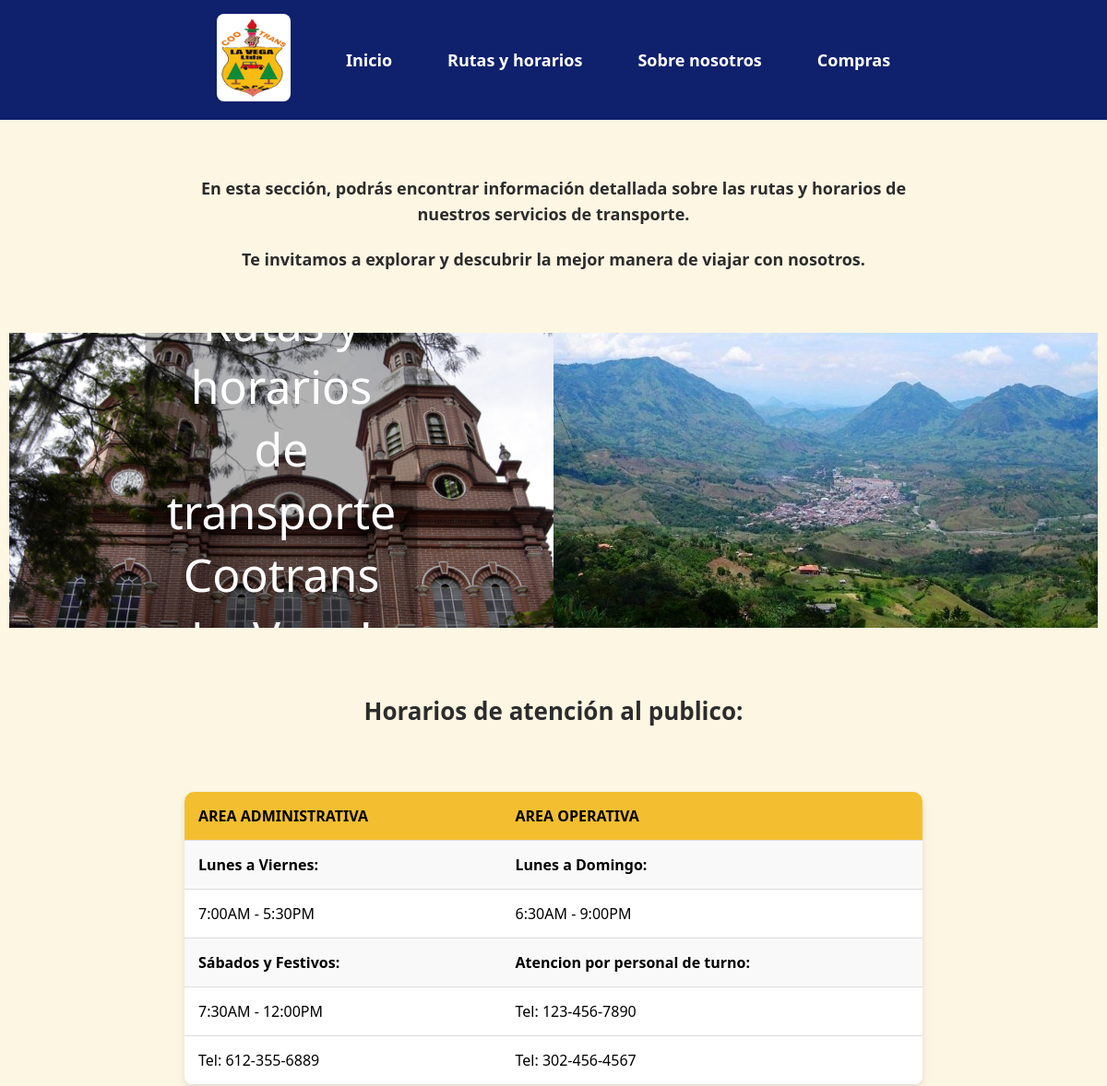
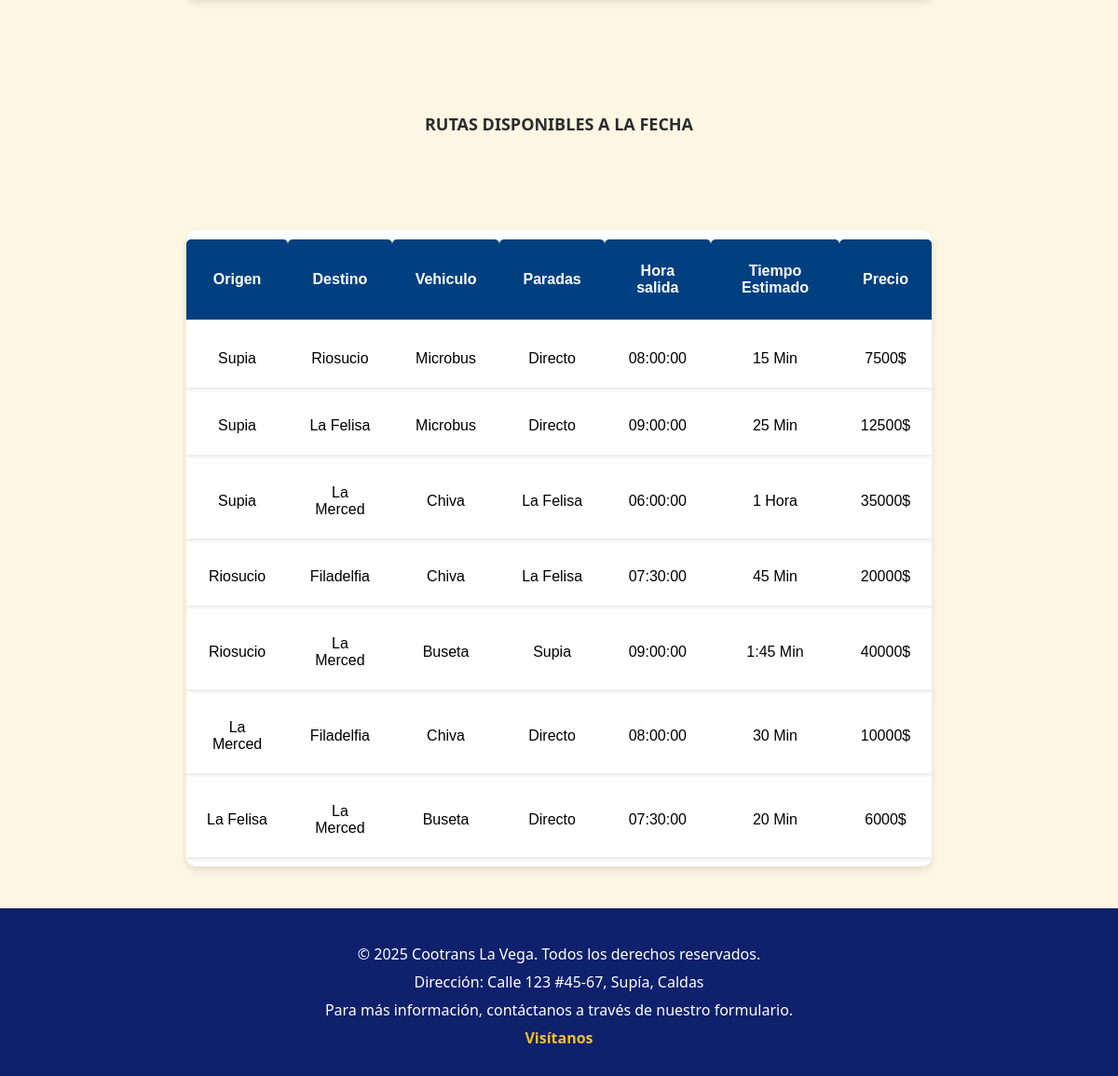
/Rutas_Horarios.php, run on the app's committed database (2 pictures, top to bottom).
### tables this page shows
CREATE TABLE `rutas` (
  `id` int(12) NOT NULL,
  `origen` varchar(60) NOT NULL,
  `destino` varchar(60) NOT NULL,
  `vehiculo` varchar(20) NOT NULL,
  `paradas` varchar(60) NOT NULL,
  `hora` time NOT NULL,
  `tiempo` varchar(30) NOT NULL,
  `precio` decimal(12,0) NOT NULL
);

### funciones.php (the view, shortened to what this page needs)
<?php
    function cargar_links() {
        echo '
        <link rel="stylesheet" href="css/Global.css">
        <link rel="stylesheet" href="css/Header.css">
        <link rel="stylesheet" href="css/Ilustraciones.css">
        <link rel="stylesheet" href="css/Footer.css">
        <link rel="stylesheet" href="css/Parrafos.css">
        <link rel="stylesheet" href="css/Formulario.css">
        <link rel="stylesheet" href="css/Mision_Vision.css">
        <link rel="stylesheet" href="css/Rutas.css">
        <link rel="icon" href="img/Logo_CootransLaVega.png">
        ';
    }
    function cargar_navegador() {
        echo '
        <header>
            <nav>
            <ul id="menu_nav">
                <li><img id="logo" src="img/Logo_CootransLaVega.png" alt="Logo Cootrans La Vega"></li>
                <li><a href="Index.php">Inicio</a></li>
                <li><a href="Rutas_Horarios.php">Rutas y horarios</a></li>
                <li><a href="Contacto.php">Sobre nosotros</a></li>
                <li><a href="reservas.php">Compras</a></li>
            </ul>
            </nav>
        </header>
        ';
    }
    function cargar_footer() {
        echo '
        <footer>
            <p>© 2025 Cootrans La Vega. Todos los derechos reservados.</p>
            <p>Dirección: Calle 123 #45-67, Supía, Caldas</p>
            <p>Para más información, contáctanos a través de nuestro formulario.</p>
            <a href="https://cootranslavega.com/">Visítanos</a>
        </footer>
        ';
    }
    function mostrar_rutas(){
        $conexion = mysqli_connect("localhost","root","12345678","registro_web");
        $query = "SELECT * FROM rutas";
        $result = mysqli_query($conexion, $query);
        if($result){
            while($row = $result->fetch_array()){
                $origen = $row['origen'];
                $destino = $row['destino'];
                $vehiculo = $row['vehiculo'];
                $paradas = $row['paradas'];
                $hora = $row['hora'];
                $tiempo = $row['tiempo'];
                $precio = $row['precio'];
                echo " <tr>
                        <td>$origen</td>
                        <td>$destino</td>
                        <td>$vehiculo</td>
                        <td>$paradas</td>
                        <td>$hora</td>
                        <td>$tiempo</td>
                        <td>$precio$</td>
                    </tr>";
            }
        }
    }
?>

### Rutas_Horarios.php (shortened to what this page needs)
<!DOCTYPE html>
<html lang="es">
<head>
<?php include 'funciones.php';
          cargar_links();
    ?>
</head>
<body>
    <?php cargar_navegador(); ?>
    <div class="contenido_dos">
        <p>En esta sección, podrás encontrar información detallada sobre las rutas y horarios de nuestros servicios de transporte.</p>
        <p>Te invitamos a explorar y descubrir la mejor manera de viajar con nosotros.</p>
    </div>
    <section class="contenedor">
        <div class="imagen_text">
            <img src="Img/Ilustracion3.jpg">
            <div class="Texto">Rutas y horarios de transporte Cootrans La Vega!</div>
        </div>
        <div class="imagen-simple">
            <img src="Img/Ilustracion4.jpg">
        </div>
    </section>
    <div class="contenido_uno">
      <h2>Horarios de atención al publico:</h2>
      <table>
        <thead>
          <tr>
            <th>AREA ADMINISTRATIVA</th>
            <th>AREA OPERATIVA</th>
          </tr>
        </thead>
        <tbody>
            <tr>
                <th>Lunes a Viernes:</th>
                <th>Lunes a Domingo:</th>
            </tr>
            <tr>
                <td>7:00AM - 5:30PM</td>
                <td>6:30AM - 9:00PM</td>
            </tr>
            <tr>
                <th>Sábados y Festivos:</th>
                <th>Atencion por personal de turno:</th>
            </tr>
            <tr>
                <td>7:30AM - 12:00PM</td>
                <td>Tel: 123-456-7890</td>
            </tr>
            <tr>
                <td>Tel: 612-355-6889</td>
                <td>Tel: 302-456-4567</td>
            </tr>
      </table>
    </div>
    <div class="contenido_dos">
        <p>RUTAS DISPONIBLES A LA FECHA</p>
    </div>
    <div class="ruta">
        <table>
            <thead>
                <tr>
                    <th>Origen</th>
                    <th>Destino</th>
                    <th>Vehiculo</th>
                    <th>Paradas</th>
                    <th>Hora salida</th>
                    <th>Tiempo Estimado</th>
                    <th>Precio</th>
                </tr>
            </thead>
            <tbody>
              <?php mostrar_rutas(); ?>
            </tbody>
        </table>
    </div>
    <?php cargar_footer(); ?>
</body>
</html>

### css/Global.css (style rules this page uses)
body { background-color: #fdf6e3; font-family: 'Segoe UI', Tahoma, Geneva, Verdana, sans-serif; }

### css/Header.css (style rules this page uses)
header { background-color: #0F206C; padding: 15px 0; box-shadow: 0 2px 5px rgba(0, 0, 0, 0.1); }
#menu_nav { display: flex; justify-content: center; align-items: center; gap: 60px; list-style: none; margin: 0; padding: 0; font-family: 'Segoe UI', Tahoma, Geneva, Verdana, sans-serif; }
#logo { background-color: #ffffff; padding: 5px; border-radius: 8px; width: 70px; height: auto; }
#menu_nav li a { text-decoration: none; color: #ffffff; font-weight: 600; font-size: 18px; transition: color 0.3s ease; }

### css/Ilustraciones.css (style rules this page uses)
.contenedor { display: flex; width: auto; height: 40vh; padding: 10px; text-align: center; }
.imagen_text, .imagen-simple { position: relative; width: 50%; height: 100%; overflow: hidden; }
.imagen_text img, .imagen-simple img { width: 100%; height: 100%; object-fit: cover; }
.Texto { position: absolute; top: 50%; left: 50%; transform: translate(-50%, -50%); color: #FFFFFF; font-size: 50px; padding: 10px 20px; border-radius: 10px; background-color: rgba(0, 0, 0, 0.3); }

### css/Footer.css (style rules this page uses)
footer { background-color: #0F206C; color: #ffffff; padding: 30px 20px; text-align: center; font-family: 'Segoe UI', Tahoma, Geneva, Verdana, sans-serif; }
footer p { margin: 8px 0; font-size: 16px; }
footer a { color: #f3bf30; text-decoration: none; font-weight: bold; }

### css/Parrafos.css (style rules this page uses)
.contenido_uno { padding: 40px 20px; background-color: #fdf6e3; text-align: center; font-family: 'Segoe UI', Tahoma, Geneva, Verdana, sans-serif; }
.contenido_dos p { text-align: center; font-size: 18px; font-weight: bold; color: #2c2c2c; margin: 20px auto; font-family: 'Segoe UI', Tahoma, Geneva, Verdana, sans-serif; }
.contenido_uno table { width: 100%; margin-top: 20px; margin-bottom: 20px; text-align: center; border-spacing: 5px; }

### css/Mision_Vision.css (style rules this page uses)
body { background-color: #fdf6e3; font-family: 'Segoe UI', Tahoma, Geneva, Verdana, sans-serif; margin: 0; padding: 0; }
.contenido_uno { display: flex; flex-direction: column; align-items: center; gap: 30px; padding: 40px 20px; background-color: #fdf6e3; font-family: 'Segoe UI', Tahoma, Geneva, Verdana, sans-serif; }
.contenido_uno h2 { font-size: 20px; margin-bottom: 10px; color: #2c2c2c; }

### css/Rutas.css (style rules this page uses)
body { background-color: #fdf6e3; font-family: 'Segoe UI', Tahoma, Geneva, Verdana, sans-serif; }
.contenido_dos { background-color: #fdf6e3; padding: 40px 20px; font-family: 'Segoe UI', Tahoma, Geneva, Verdana, sans-serif; text-align: center; }
.contenido_dos p { font-size: 18px; color: #2c2c2c; margin-bottom: 15px; line-height: 1.6; max-width: 800px; margin-left: auto; margin-right: auto; }
.contenido_uno { padding: 40px 20px; background-color: #fdf6e3; font-family: 'Segoe UI', Tahoma, Geneva, Verdana, sans-serif; text-align: center; }
.contenido_uno h2 { font-size: 26px; margin-bottom: 20px; color: #2c2c2c; }
table { width: 100%; max-width: 800px; margin: 0 auto; border-collapse: collapse; background-color: #ffffff; box-shadow: 0 4px 8px rgba(0,0,0,0.1); border-radius: 10px; overflow: hidden; }
th, td { padding: 15px; text-align: left; border-bottom: 1px solid #ddd; font-size: 16px; }
thead th { background-color: #f3bf30; color: #000000; font-weight: bold; }
tbody th { background-color: #f9f9f9; font-weight: bold; }
tbody td { background-color: #ffffff; }
.ruta table { width: 100%; border-collapse: separate; border-spacing: 0 10px; font-family: Arial, sans-serif; margin: 45px auto; }
.ruta thead th { background-color: #004080; color: white; padding: 25px; text-align: center; font-weight: bold; border-radius: 5px 5px 0 0; }
.ruta tbody tr { background-color: #f9f9f9; box-shadow: 0 2px 4px rgba(0,0,0,0.1); }
.ruta td { padding: 22px; text-align: center; border: none; }

### data on the page
rutas: origen "Supia", destino "Riosucio", vehiculo "Microbus", paradas "Directo", hora "08:00:00", tiempo "15 Min", precio "7500"
rutas: origen "Supia", destino "La Felisa", vehiculo "Microbus", paradas "Directo", hora "09:00:00", tiempo "25 Min", precio "12500"
rutas: origen "Supia", destino "La Merced", vehiculo "Chiva", paradas "La Felisa", hora "06:00:00", tiempo "1 Hora", precio "35000"
rutas: origen "Riosucio", destino "Filadelfia", vehiculo "Chiva", paradas "La Felisa", hora "07:30:00", tiempo "45 Min", precio "20000"
rutas: origen "Riosucio", destino "La Merced", vehiculo "Buseta", paradas "Supia", hora "09:00:00", tiempo "1:45 Min", precio "40000"
rutas: origen "La Merced", destino "Filadelfia", vehiculo "Chiva", paradas "Directo", hora "08:00:00", tiempo "30 Min", precio "10000"
rutas: origen "La Felisa", destino "La Merced", vehiculo "Buseta", paradas "Directo", hora "07:30:00", tiempo "20 Min", precio "6000"
